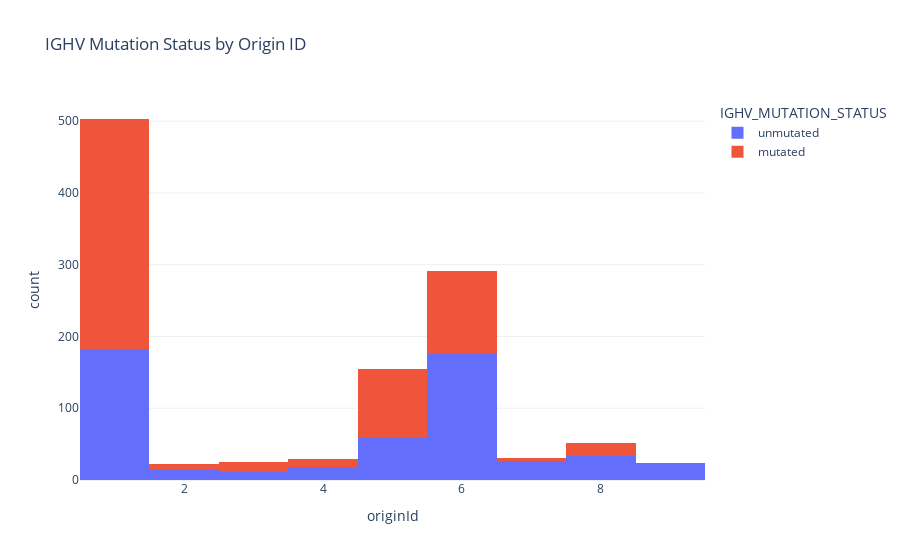

Notebook code cell kept with this figure:
### Code cell
df_sub = df.dropna(subset=['CLL_EPITYPE'])
fig = px.histogram(df_sub, x='originId', color='IGHV_MUTATION_STATUS',
                   title='IGHV Mutation Status by Origin ID',
                   barmode='stack')
fig.show()

### Figure 1 — Plotly figure (JSON) as saved in the notebook; plotly's stock layout.template omitted (floating-point values rounded to 4 significant figures; data arrays with more than 128 entries replaced by an {"elided": "..."} marker saying what was removed)
{"data": [{"bingroup": "x", "hovertemplate": "IGHV_MUTATION_STATUS=unmutated<br>originId=%{x}<br>count=%{y}<extra></extra>", "legendgroup": "unmutated", "marker": {"color": "#636efa", "pattern": {"shape": ""}}, "name": "unmutated", "orientation": "v", "showlegend": true, "type": "histogram", "x": {"elided": "545 int values"}, "xaxis": "x", "yaxis": "y"}, {"bingroup": "x", "hovertemplate": "IGHV_MUTATION_STATUS=mutated<br>originId=%{x}<br>count=%{y}<extra></extra>", "legendgroup": "mutated", "marker": {"color": "#EF553B", "pattern": {"shape": ""}}, "name": "mutated", "orientation": "v", "showlegend": true, "type": "histogram", "x": {"elided": "584 int values"}, "xaxis": "x", "yaxis": "y"}], "layout": {"barmode": "stack", "legend": {"title": {"text": "IGHV_MUTATION_STATUS"}, "tracegroupgap": 0}, "title": {"text": "IGHV Mutation Status by Origin ID"}, "xaxis": {"anchor": "y", "domain": [0, 1], "title": {"text": "originId"}}, "yaxis": {"anchor": "x", "domain": [0, 1], "title": {"text": "count"}}}}
